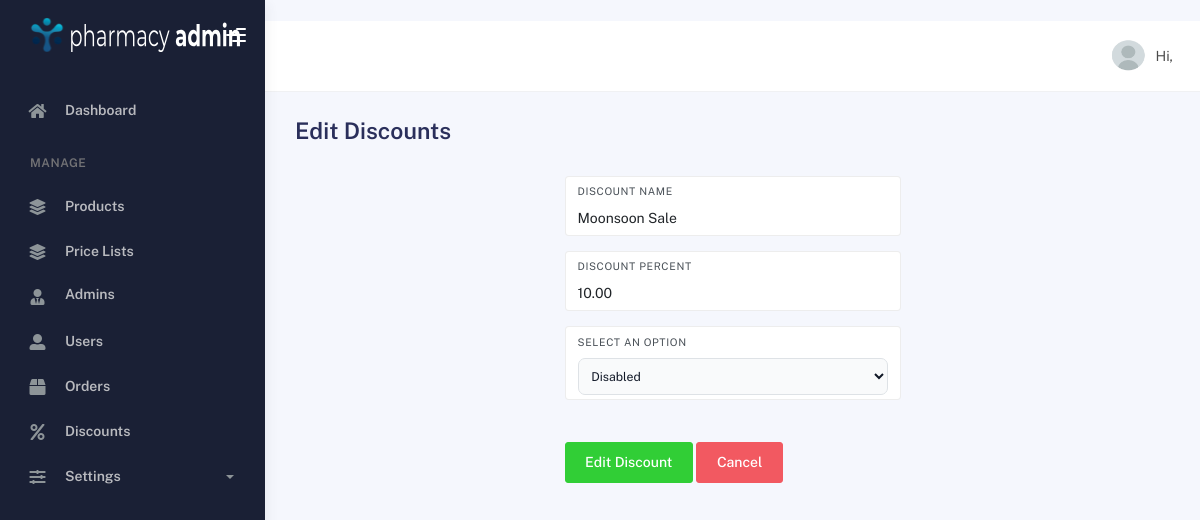
Screenshot of /admin/edit_discounts.php?id=1 with the database file from the repository.
### tables this page shows
CREATE TABLE `discounts` (
  `id` int(11) NOT NULL,
  `discount_name` varchar(50) DEFAULT NULL,
  `discount_percent` decimal(5,2) DEFAULT NULL,
  `status` varchar(255) NOT NULL
);

### admin/edit_discounts.php (the view, shortened to what this page needs)
<?php
include 'config.php';
if (isset($_GET['id'])) {
    $id = $_GET['id'];
}
$sql = "SELECT * FROM discounts WHERE id='$id'";
$res = mysqli_query($conn, $sql) or die(mysqli_error($conn));
$row = mysqli_fetch_assoc($res);
$discount_name = $row['discount_name'];
$discount_percent = $row['discount_percent'];
$discount_status = $row['status'];
?>
<!DOCTYPE html>
<html lang="en">
<head>
    <link href="https://cdn.jsdelivr.net/npm/remixicon@3.5.0/fonts/remixicon.css" rel="stylesheet">
    <script src="https://cdn.tailwindcss.com"></script>
    <link href="https://cdn.jsdelivr.net/npm/remixicon@3.5.0/fonts/remixicon.css" rel="stylesheet">
    <link rel="stylesheet" href="css/bootstrap.min.css" />
    <link rel="stylesheet" href="css/plugins.min.css" />
    <link rel="stylesheet" href="css/kaiadmin.min.css" />
    <link rel="stylesheet" href="css/toaster.css">
</head>
<body>
    <div class="wrapper">
        <?php include "partials/sidebar1.php" ?>
        <div class="main-panel">
            <div class="main-header">
                <?php include "partials/main_header.php" ?>
            </div>
            <div class="container">
                <div class="page-inner">
                    <h3 class="fw-bold mb-3">Edit Discounts</h3>
                    <form class="max-w-sm mx-auto mt-8" method="POST" enctype="multipart/form-data">
                        <div class="row">
                            <div class="col-lg-12">
                                <div class="form-group form-group-default">
                                    <label>Discount Name</label>
                                    <input id="addName" name="discount_name" type="text" class="form-control"
                                        placeholder="Discount Name" value="<?php echo $discount_name ?>" />
                                </div>
                            </div>
                            <div class="col-md-12 ">
                                <div class="form-group form-group-default">
                                    <label>Discount Percent</label>
                                    <input id="addPosition" type="text" class="form-control" name="discount_percent"
                                        placeholder="discount_percent" value="<?php echo $discount_percent ?>" />
                                </div>
                            </div>
                            <div class="col-md-12">
                                <div class="mb-5 form-group form-group-default">
                                    <label for="countries"
                                        class="block mb-2 text-sm font-medium text-gray-900 dark:text-white">Select
                                        an option</label>
                                    <select id="discount_status" name="discount_status" class="bg-gray-50 border border-gray-300 text-gray-900 text-sm rounded-lg
                                    block w-full p-2.5
                                    ">
                                        <option selected><?php $discount_status = isset($discount_status) ? $discount_status : 'Select Order Status';
                                        echo $discount_status; ?></option>
                                    </select>
                                </div>
                            </div>
                        </div>
                        <input type="submit" name="edit_discount" id="displayNoti" value="Edit Discount"
                            class="btn btn-success">
                        <a class="btn btn-danger" href="./manage_discounts.php">Cancel</a>
                    </form>
                </div>
            </div>
        </div>
</body>
</html>

### rows the page displays
discounts: discount_name "Moonsoon Sale", discount_percent "10.00", discount_status "Disabled"
